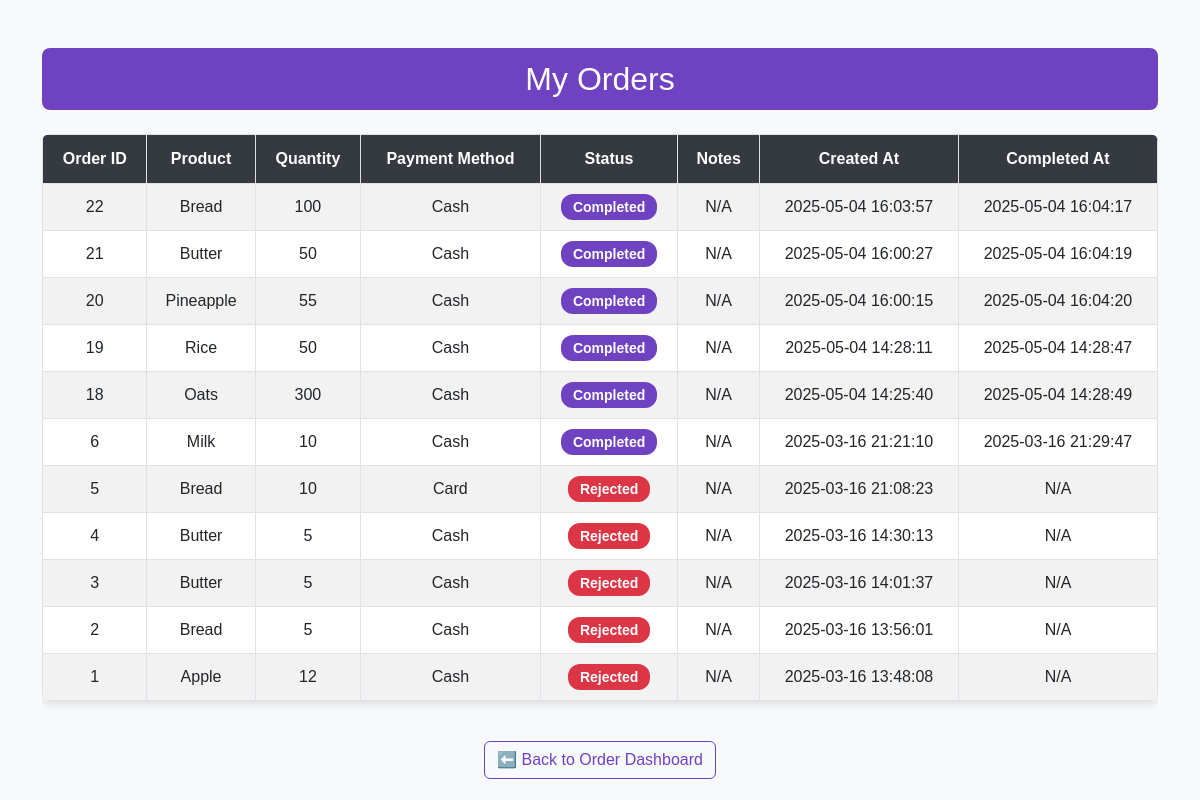
The page /staff/order_status (signed in) on the database its author committed.
### app/models.py (models this page shows, shortened)
class Order(db.Model):
    id = db.Column(db.Integer, primary_key=True)
    staff_id = db.Column(db.Integer, db.ForeignKey('user.id'), nullable=False)
    product_id = db.Column(db.Integer, db.ForeignKey('inventory.id'), nullable=False)
    quantity = db.Column(db.Integer, nullable=False)
    payment_method = db.Column(db.String(50), nullable=False)
    notes = db.Column(db.Text, nullable=True)
    status = db.Column(db.String(20), default="Pending")
    created_at = db.Column(db.DateTime, default=datetime.utcnow, nullable=False)
    completed_at = db.Column(db.DateTime, nullable=True)
    product = db.relationship('Inventory', backref='orders')

class Inventory(db.Model):
    id = db.Column(db.Integer, primary_key=True, autoincrement=True)
    product_id = db.Column(db.String(50), unique=True, nullable=False)
    name = db.Column(db.String(100), nullable=False)
    category = db.Column(db.String(50), nullable=False)
    quantity = db.Column(db.Integer, nullable=False)  # Available stock
    price = db.Column(db.Float, nullable=False)
    supplier = db.Column(db.String(100), nullable=False)
    availability = db.Column(db.String(20), nullable=False, default="Available")

### app/routes.py (the view)
@staff_bp.route("/order_status", methods=["GET"])
@login_required
def order_status():
    if current_user.role != "Staff":
        flash("Access Denied!", "danger")
        return redirect(url_for("main.index"))
    try:
        orders = Order.query.filter_by(staff_id=current_user.id).order_by(Order.created_at.desc()).all()
        return render_template("staff/order_status.html", orders=orders)
    except Exception as e:
        flash(f"An error occurred: {str(e)}", "danger")
        return redirect(url_for("main.index"))

### app/__init__.py (called while the page is built)
def create_app():
    app = Flask(__name__, static_folder='static', template_folder='templates')
    try:
        app.config.from_object(Config)
    except Exception as e:
        app.logger.error(f"Error loading configuration: {e}")
    db.init_app(app)
    login_manager.init_app(app)
    migrate.init_app(app, db)
    login_manager.login_view = "main.login"
    login_manager.login_message_category = "info"
    from app.routes import main_bp, admin_bp, staff_bp
    app.register_blueprint(main_bp)
    app.register_blueprint(admin_bp, url_prefix='/admin')  # ✅ Admin routes
    app.register_blueprint(staff_bp, url_prefix='/staff')  # ✅ Staff routes
    @login_manager.user_loader
    def load_user(user_id):
        from app.models import User
        return User.query.get(int(user_id))
    return app

### app/templates/staff/order_status.html (shortened to what this page needs)
<!DOCTYPE html>
<html lang="en">
<head>
    <link href="https://cdn.jsdelivr.net/npm/bootstrap@5.3.0/dist/css/bootstrap.min.css" rel="stylesheet" />
</head>
<body>
<div class="container mt-5">
    <h2>My Orders</h2>
    <div class="table-responsive mt-4">
        <table class="table table-striped table-bordered">
            <thead>
                <tr>
                    <th>Order ID</th>
                    <th>Product</th>
                    <th>Quantity</th>
                    <th>Payment Method</th>
                    <th>Status</th>
                    <th>Notes</th>
                    <th>Created At</th>
                    <th>Completed At</th>
                </tr>
            </thead>
            <tbody>
                {% for order in orders %}
                <tr>
                    <td>{{ order.id }}</td>
                    <td>{{ order.product.name }}</td>
                    <td>{{ order.quantity }}</td>
                    <td>{{ order.payment_method }}</td>
                    <td>
                        {% if order.status == "Pending" %}
                            <span class="badge badge-warning">Pending</span>
                        {% elif order.status == "Approved" %}
                            <span class="badge badge-success">Approved</span>
                        {% elif order.status == "Rejected" %}
                            <span class="badge badge-danger">Rejected</span>
                        {% elif order.status == "Completed" %}
                            <span class="badge badge-primary">Completed</span>
                        {% endif %}
                    </td>
                    <td>{{ order.notes or "N/A" }}</td>
                    <td>{{ order.created_at.strftime('%Y-%m-%d %H:%M:%S') }}</td>
                    <td>{{ order.completed_at.strftime('%Y-%m-%d %H:%M:%S') if order.completed_at else "N/A" }}</td>
                </tr>
                {% endfor %}
            </tbody>
        </table>
    </div>
    <div class="d-flex justify-content-center mt-4">
        <a href="{{ url_for('main.staff_dashboard') }}" class="btn btn-outline-primary">⬅️ Back to Order Dashboard</a>
    </div>
</div>
</body>
</html>

### app/templates/staff/order_status.html (style rules this page uses)
body { background-color: #f8f9fa; font-family: Arial, sans-serif; }
h2 { background-color: #6f42c1; color: white; padding: 12px; border-radius: 8px; text-align: center; }
.table { background-color: #ffffff; border-radius: 8px; overflow: hidden; box-shadow: 0 4px 8px rgba(0,0,0,0.1); }
.table th { background-color: #343a40; color: white; padding: 12px; text-align: center; }
.table td { padding: 10px; vertical-align: middle; text-align: center; }
.badge { padding: 6px 12px; font-size: 14px; border-radius: 12px; }
.badge-danger { background-color: #dc3545; }
.badge-primary { background-color: #6f42c1; }
.btn-outline-primary { color: #6f42c1; border-color: #6f42c1; transition: background-color 0.2s ease; }

### rows shown on the page
Order: id "22", product.name "Bread", quantity "100", payment_method "Cash", status "Completed", notes "N/A", created_at "2025-05-04 16:03:57", completed_at "2025-05-04 16:04:17"
Order: id "21", product.name "Butter", quantity "50", payment_method "Cash", status "Completed", notes "N/A", created_at "2025-05-04 16:00:27", completed_at "2025-05-04 16:04:19"
Order: id "20", product.name "Pineapple", quantity "55", payment_method "Cash", status "Completed", notes "N/A", created_at "2025-05-04 16:00:15", completed_at "2025-05-04 16:04:20"
Order: id "19", product.name "Rice", quantity "50", payment_method "Cash", status "Completed", notes "N/A", created_at "2025-05-04 14:28:11", completed_at "2025-05-04 14:28:47"
Order: id "18", product.name "Oats", quantity "300", payment_method "Cash", status "Completed", notes "N/A", created_at "2025-05-04 14:25:40", completed_at "2025-05-04 14:28:49"
Order: id "6", product.name "Milk", quantity "10", payment_method "Cash", status "Completed", notes "N/A", created_at "2025-03-16 21:21:10", completed_at "2025-03-16 21:29:47"
Order: id "5", product.name "Bread", quantity "10", payment_method "Card", status "Rejected", notes "N/A", created_at "2025-03-16 21:08:23", completed_at "N/A"
Order: id "4", product.name "Butter", quantity "5", payment_method "Cash", status "Rejected", notes "N/A", created_at "2025-03-16 14:30:13", completed_at "N/A"
Order: id "3", product.name "Butter", quantity "5", payment_method "Cash", status "Rejected", notes "N/A", created_at "2025-03-16 14:01:37", completed_at "N/A"
Order: id "2", product.name "Bread", quantity "5", payment_method "Cash", status "Rejected", notes "N/A", created_at "2025-03-16 13:56:01", completed_at "N/A"
Order: id "1", product.name "Apple", quantity "12", payment_method "Cash", status "Rejected", notes "N/A", created_at "2025-03-16 13:48:08", completed_at "N/A"
